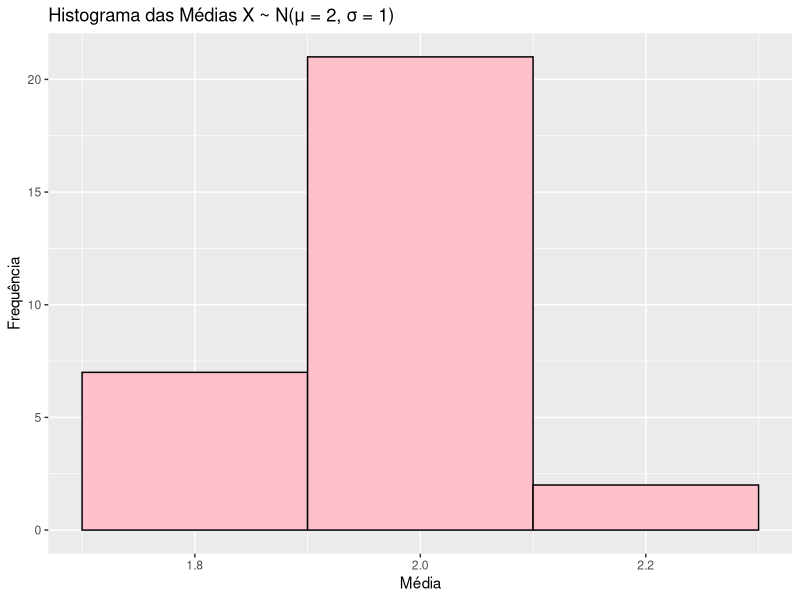
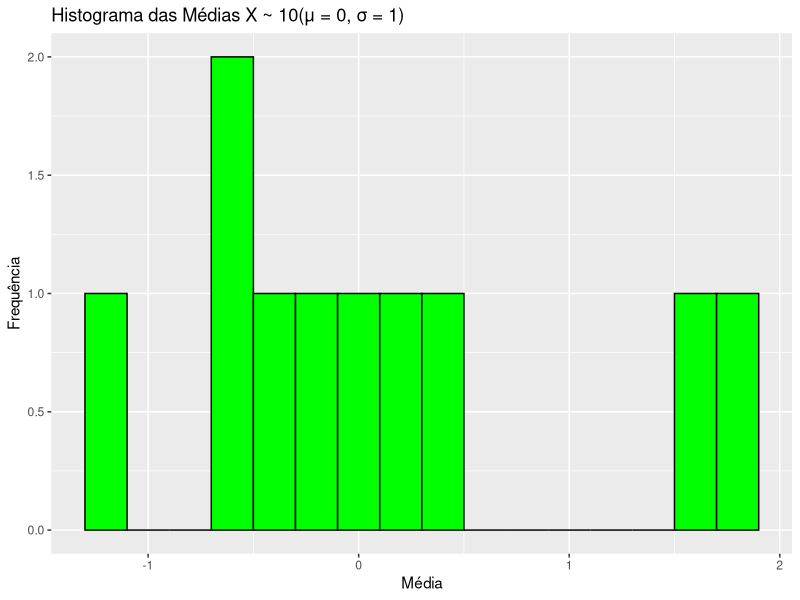
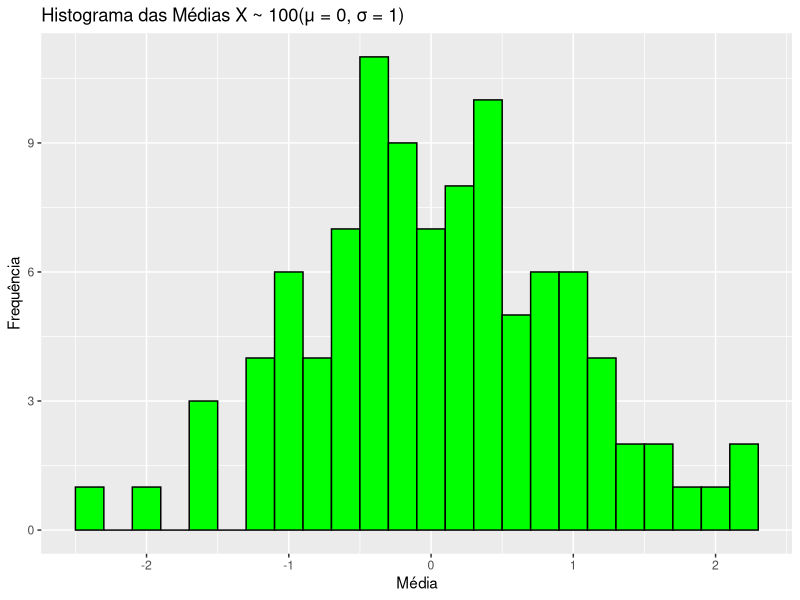
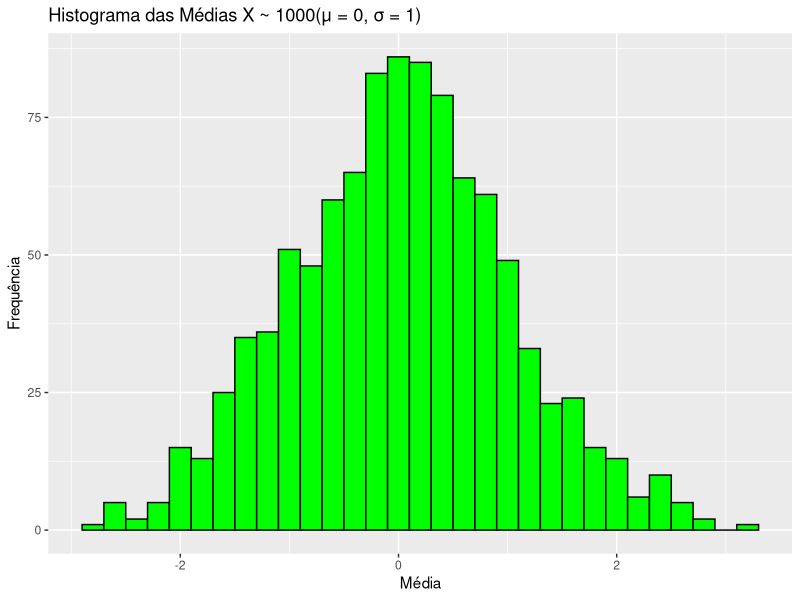
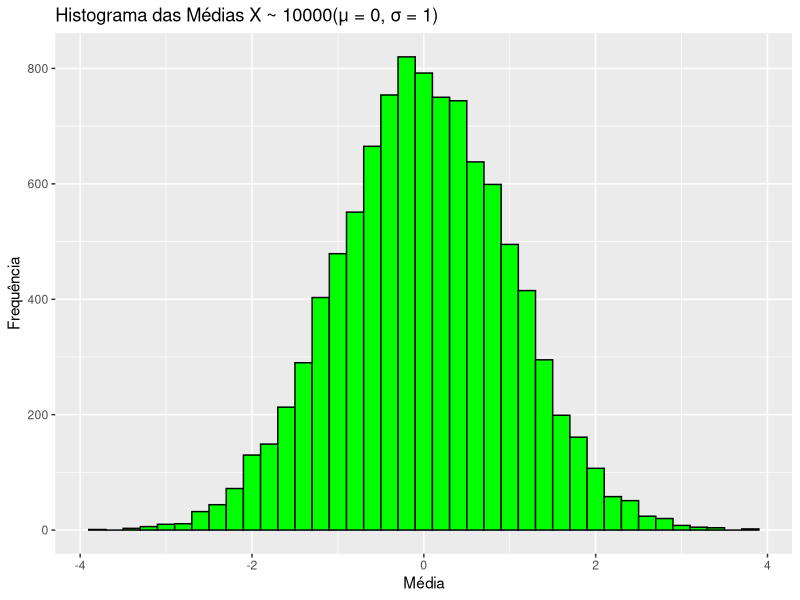
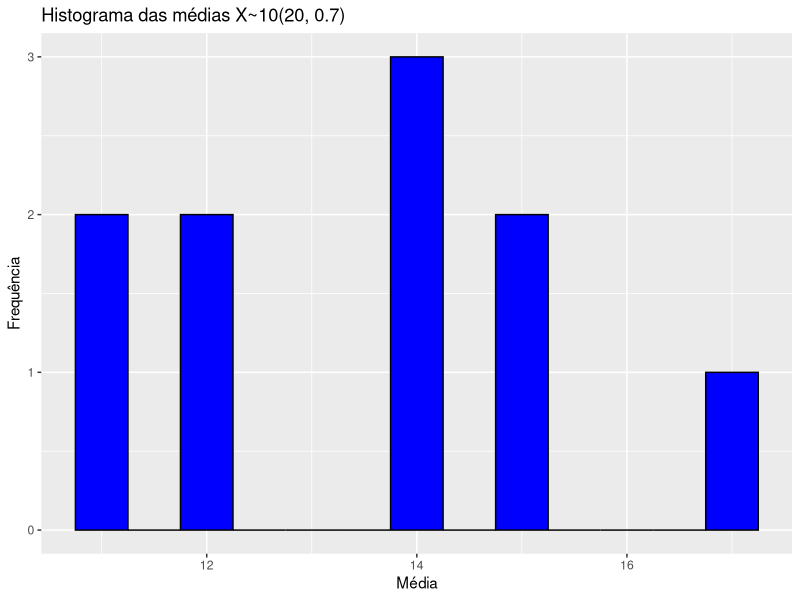
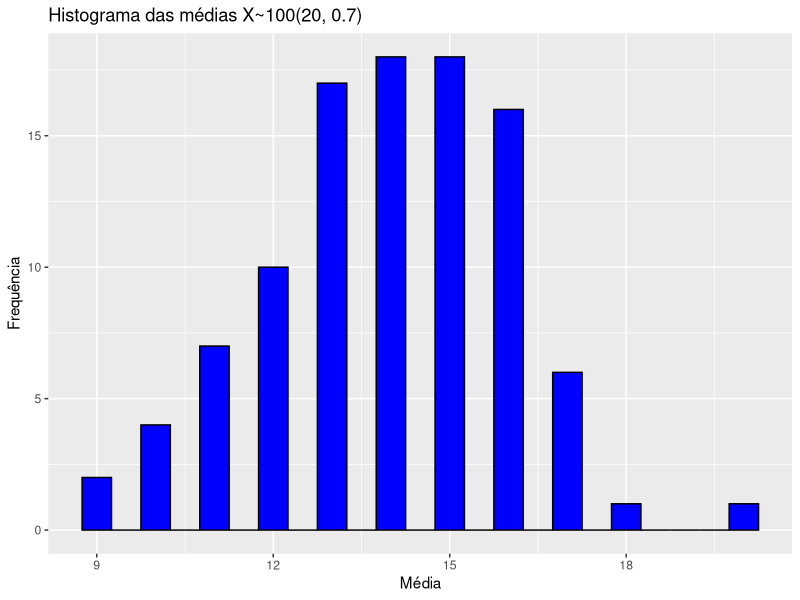
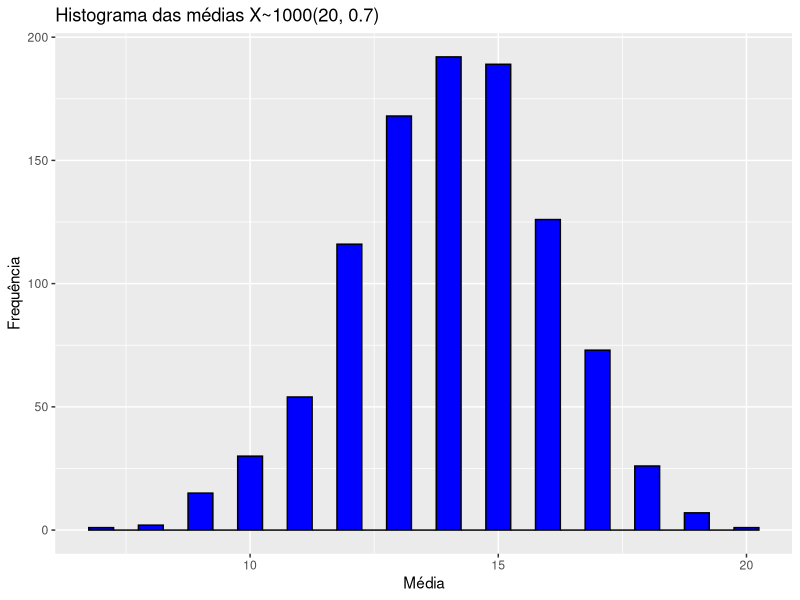

Recreate these plots in R, in order.
#Lista 3 
#Mel Dokter Palomo - 12507543 - graduação - vespertino 

#Exercício 1 
#Rodar ?rnorm para acessar o help
?rnorm 
# Conforme o help e o EcoR da USP a função rnorm faz a simulação de amostras aleatórias 
#de uma distribuição normal e tem como argumentos n (tamanho da amostra), mean (média) 
# e sd (desvio padrão), que são os parâmetros de uma função normal. 
#Simulando uma amostra 100 com a função: 
teste <- rnorm(100, mean=0, sd=1)
print(teste)
mediateste <- mean(teste)
print(mediateste)

#Exercício 2
x <- rnorm(100, mean=2, sd=1)
print (x)
mediax <- mean(x)
#A média atribuída à distribuição (2) é diferente da média que obtem-se com "mean(x)", 
#(1.95072), pois os números escolhidos pela função rnorm são aleatórios, logo, a média
# dos valores será uma aproximação da média atribuída à distribuição normal 2. 

#Exercício 3 
x2 <- rnorm(100, mean=2, sd=1)
print (x2)
mediax2 <- mean(x2)
# Obtera-se um valor um pouco diferente da outra simulação por conta da aleatoriedade 
#na seleção dos valores que compõe a amostra, que gerará uma amostra diferente. 

#Exercío 4 
vetor_medias <- numeric()
vetor_medias[1] <- mean(rnorm(100, mean=2, sd=1))
vetor_medias[2] <- mean(rnorm(100, mean=2, sd=1))
print(vetor_medias)

#Exercício 5 
vetor_medias <- numeric(30)
for(i in 1:30){ vetor_medias[i] <- mean(rnorm(100, mean=2, sd=1))
}
print(vetor_medias)

#Exercício 6
df <- data.frame(medias = vetor_medias, sim_id = 1:30)
library(ggplot2)
grafico_ex6 <- ggplot(data = df, aes(x= medias)) +
  geom_histogram(binwidth = 0.2, fill = "pink", color = "black") +
  labs(title = "Histograma das Médias X ~ N(μ = 2, σ = 1)", x = "Média", y = "Frequência")
print(grafico_ex6)
#A distribuição é uma distribuição normal.  
# média e o desvio padrão: observando-se o gráfico, estima-se que, a priori, a média 
#seria 2 e o desvio padrão 0.2 (2-1.8).

#Exercício 7
possibilidades <- c("cara", "coroa")
n <- 1000
set.seed(123)
simulacao <- sample(possibilidades, n, replace = T)
resultados <- table(simulacao)
print(simulacao)
prob_cara <- sum(simulacao == "cara")/n
print(prob_cara)
prob_coroa <- sum(simulacao == "coroa")/n
print(prob_coroa)
resultados1 <- table(prob_cara, prob_coroa)
print(resultados1)

#Exercício 8 
set.seed(123)
n10 <- rnorm(10, mean = 0, sd=1) 
n100 <- rnorm(100, mean = 0, sd=1)
n1000 <- rnorm(1000, mean = 0, sd=1)
n10000 <- rnorm(10000, mean = 0, sd=1)

set.seed(123)
b10 <-  rbinom(10, size=20, prob = 0.7)
b100 <- rbinom(100, size=20, prob = 0.7)
b1000 <- rbinom(1000, size=20, prob = 0.7)
b10000 <- rbinom(10000, size=20, prob = 0.7)

dfn10 <- data.frame(valores=n10, sim_id = 1:10)
dfn100 <- data.frame(valores=n100, sim_id = 1:100)
dfn1000 <- data.frame(valores=n1000, sim_id = 1:1000)
dfn10000 <- data.frame(valores=n10000, sim_id = 1:10000)

dfb10 <- data.frame(valores=b10, sim_id = 1:10)
dfb100 <- data.frame(valores=b100, sim_id = 1:100)
dfb1000 <- data.frame(valores=b1000, sim_id = 1:1000)
dfb10000 <- data.frame(valores=b10000, sim_id = 1:10000)

library(ggplot2)
grafico_dfn10 <- ggplot(data = dfn10, aes(x= valores)) +
  geom_histogram(binwidth = 0.2, fill = "green", color = "black") +
  labs(title = "Histograma das Médias X ~ 10(μ = 0, σ = 1)", x = "Média", y = "Frequência")
print(grafico_dfn10)

grafico_dfn100 <- ggplot(data = dfn100, aes(x= valores)) +
  geom_histogram(binwidth = 0.2, fill = "green", color = "black") +
  labs(title = "Histograma das Médias X ~ 100(μ = 0, σ = 1)", x = "Média", y = "Frequência")
print(grafico_dfn100)

grafico_dfn1000 <- ggplot(data = dfn1000, aes(x= valores)) +
  geom_histogram(binwidth = 0.2, fill = "green", color = "black") +
  labs(title = "Histograma das Médias X ~ 1000(μ = 0, σ = 1)", x = "Média", y = "Frequência")
print(grafico_dfn1000)

grafico_dfn10000 <- ggplot(data = dfn10000, aes(x= valores)) +
  geom_histogram(binwidth = 0.2, fill = "green", color = "black") +
  labs(title = "Histograma das Médias X ~ 10000(μ = 0, σ = 1)", x = "Média", y = "Frequência")
print(grafico_dfn10000)


grafico_dfb10 <- ggplot(data=dfb10, aes(x= valores))+ 
  geom_histogram(binwidth = 0.5, fill = "blue", color = "black")+ 
  labs(title = "Histograma das médias X~10(20, 0.7)", x= "Média", y="Frequência")
print(grafico_dfb10)

grafico_dfb100 <- ggplot(data=dfb100, aes(x= valores))+ 
  geom_histogram(binwidth = 0.5, fill = "blue", color = "black")+ 
  labs(title = "Histograma das médias X~100(20, 0.7)", x= "Média", y="Frequência")
print(grafico_dfb100)

grafico_dfb1000 <- ggplot(data=dfb1000, aes(x= valores))+ 
  geom_histogram(binwidth = 0.5, fill = "blue", color = "black")+ 
  labs(title = "Histograma das médias X~1000(20, 0.7)", x= "Média", y="Frequência")
print(grafico_dfb1000)

grafico_dfb10000 <- ggplot(data=dfb10000, aes(x= valores))+ 
  geom_histogram(binwidth = 0.5, fill = "blue", color = "black")+ 
  labs(title = "Histograma das médias X~10000(20, 0.7)", x= "Média", y="Frequência")
print(grafico_dfb10000)